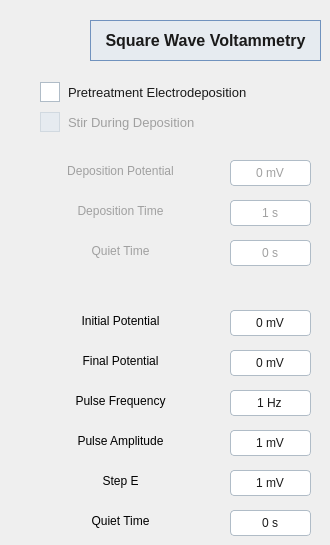
    <widget class="QWidget" name="page1_SWV">
     <widget class="QLabel" name="label">
      <property name="geometry">
       <rect>
        <x>40</x>
        <y>310</y>
        <width>161</width>
        <height>21</height>
       </rect>
      </property>
      <property name="text">
       <string>Initial Potential</string>
      </property>
      <property name="alignment">
       <set>Qt::AlignmentFlag::AlignCenter</set>
      </property>
     </widget>
     <widget class="QLabel" name="label_2">
      <property name="geometry">
       <rect>
        <x>40</x>
        <y>350</y>
        <width>161</width>
        <height>21</height>
       </rect>
      </property>
      <property name="text">
       <string>Final Potential</string>
      </property>
      <property name="alignment">
       <set>Qt::AlignmentFlag::AlignCenter</set>
      </property>
     </widget>
     <widget class="QLabel" name="label_3">
      <property name="geometry">
       <rect>
        <x>40</x>
        <y>390</y>
        <width>161</width>
        <height>21</height>
       </rect>
      </property>
      <property name="text">
       <string>Pulse Frequency</string>
      </property>
      <property name="alignment">
       <set>Qt::AlignmentFlag::AlignCenter</set>
      </property>
     </widget>
     <widget class="QLabel" name="label_4">
      <property name="geometry">
       <rect>
        <x>40</x>
        <y>430</y>
        <width>161</width>
        <height>21</height>
       </rect>
      </property>
      <property name="text">
       <string>Pulse Amplitude</string>
      </property>
      <property name="alignment">
       <set>Qt::AlignmentFlag::AlignCenter</set>
      </property>
     </widget>
     <widget class="QLabel" name="label_5">
      <property name="geometry">
       <rect>
        <x>40</x>
        <y>470</y>
        <width>161</width>
        <height>21</height>
       </rect>
      </property>
      <property name="text">
       <string>Step E</string>
      </property>
      <property name="alignment">
       <set>Qt::AlignmentFlag::AlignCenter</set>
      </property>
     </widget>
     <widget class="QLabel" name="label_6">
      <property name="geometry">
       <rect>
        <x>40</x>
        <y>510</y>
        <width>161</width>
        <height>21</height>
       </rect>
      </property>
      <property name="text">
       <string>Quiet Time</string>
      </property>
      <property name="alignment">
       <set>Qt::AlignmentFlag::AlignCenter</set>
      </property>
     </widget>
     <widget class="QCheckBox" name="precond_on_off">
      <property name="geometry">
       <rect>
        <x>40</x>
        <y>80</y>
        <width>221</width>
        <height>24</height>
       </rect>
      </property>
      <property name="styleSheet">
       <string notr="true">QCheckBox {
    spacing: 8px;              /* Espacio entre el cuadro y el texto */
    color: #1A1A1A;            /* Texto casi negro */
    font-family: &quot;Segoe UI&quot;;
    font-size: 13px;
}

/* El cuadro del checkbox */
QCheckBox::indicator {
    width: 18px;
    height: 18px;
    border: 1px solid #B0BCC7; /* Borde recto igual que tus botones y barras */
    border-radius: 0px;        /* Bordes totalmente rectos para el look industrial */
    background-color: #FFFFFF; /* Fondo blanco */
}

/* Cuando el mouse pasa por encima */
QCheckBox::indicator:hover {
    border: 1px solid #7092BE; /* Resaltado azul acero */
    background-color: #F0F4F9; /* Fondo azul glaciar muy tenue */
}

/* Cuando está marcado (Checked) */
QCheckBox::indicator:checked {
    background-color: #7092BE; /* Fondo azul acero sólido */
    border: 1px solid #5A769A;
    /* Aquí podrías añadir una imagen de una tilde blanca si la tienes, 
       si no, el cambio de color sólido ya indica que está activo */
}

/* Cuando está deshabilitado */
QCheckBox:disabled {
    color: #A0A0A0;
}

QCheckBox::indicator:disabled {
    background-color: #E6EBF0;
    border: 1px solid #D1D9E0;
}</string>
      </property>
      <property name="text">
       <string>Pretreatment Electrodeposition</string>
      </property>
     </widget>
     <widget class="QLabel" name="label_13">
      <property name="enabled">
       <bool>false</bool>
      </property>
      <property name="geometry">
       <rect>
        <x>40</x>
        <y>160</y>
        <width>161</width>
        <height>21</height>
       </rect>
      </property>
      <property name="styleSheet">
       <string notr="true">/* Cuando está deshabilitado */
QLabel:disabled {
    color: #A0A0A0;
}
</string>
      </property>
      <property name="text">
       <string>Deposition Potential</string>
      </property>
      <property name="alignment">
       <set>Qt::AlignmentFlag::AlignCenter</set>
      </property>
     </widget>
     <widget class="QLabel" name="label_21">
      <property name="enabled">
       <bool>false</bool>
      </property>
      <property name="geometry">
       <rect>
        <x>40</x>
        <y>200</y>
        <width>161</width>
        <height>21</height>
       </rect>
      </property>
      <property name="styleSheet">
       <string notr="true">/* Cuando está deshabilitado */
QLabel:disabled {
    color: #A0A0A0;
}
</string>
      </property>
      <property name="text">
       <string>Deposition Time</string>
      </property>
      <property name="alignment">
       <set>Qt::AlignmentFlag::AlignCenter</set>
      </property>
     </widget>
     <widget class="QLabel" name="label_22">
      <property name="enabled">
       <bool>false</bool>
      </property>
      <property name="geometry">
       <rect>
        <x>40</x>
        <y>240</y>
        <width>161</width>
        <height>21</height>
       </rect>
      </property>
      <property name="styleSheet">
       <string notr="true">/* Cuando está deshabilitado */
QLabel:disabled {
    color: #A0A0A0;
}
</string>
      </property>
      <property name="text">
       <string>Quiet Time</string>
      </property>
      <property name="alignment">
       <set>Qt::AlignmentFlag::AlignCenter</set>
      </property>
     </widget>
     <widget class="QCheckBox" name="stir_on_off">
      <property name="enabled">
       <bool>false</bool>
      </property>
      <property name="geometry">
       <rect>
        <x>40</x>
        <y>110</y>
        <width>221</width>
        <height>24</height>
       </rect>
      </property>
      <property name="styleSheet">
       <string notr="true">QCheckBox {
    spacing: 8px;              /* Espacio entre el cuadro y el texto */
    color: #1A1A1A;            /* Texto casi negro */
    font-family: &quot;Segoe UI&quot;;
    font-size: 13px;
}

/* El cuadro del checkbox */
QCheckBox::indicator {
    width: 18px;
    height: 18px;
    border: 1px solid #B0BCC7; /* Borde recto igual que tus botones y barras */
    border-radius: 0px;        /* Bordes totalmente rectos para el look industrial */
    background-color: #FFFFFF; /* Fondo blanco */
}

/* Cuando el mouse pasa por encima */
QCheckBox::indicator:hover {
    border: 1px solid #7092BE; /* Resaltado azul acero */
    background-color: #F0F4F9; /* Fondo azul glaciar muy tenue */
}

/* Cuando está marcado (Checked) */
QCheckBox::indicator:checked {
    background-color: #7092BE; /* Fondo azul acero sólido */
    border: 1px solid #5A769A;
    /* Aquí podrías añadir una imagen de una tilde blanca si la tienes, 
       si no, el cambio de color sólido ya indica que está activo */
}

/* Cuando está deshabilitado */
QCheckBox:disabled {
    color: #A0A0A0;
}

QCheckBox::indicator:disabled {
    background-color: #E6EBF0;
    border: 1px solid #D1D9E0;
}</string>
      </property>
      <property name="text">
       <string>Stir During Deposition</string>
      </property>
     </widget>
     <widget class="QSpinBox" name="swv_pulse_amplitude">
      <property name="geometry">
       <rect>
        <x>230</x>
        <y>430</y>
        <width>81</width>
        <height>26</height>
       </rect>
      </property>
      <property name="focusPolicy">
       <enum>Qt::FocusPolicy::WheelFocus</enum>
      </property>
      <property name="styleSheet">
       <string notr="true">/* Estilo base del cuadro */
QSpinBox {
    background-color: #FFFFFF;
    border: 1px solid #B0BCC7;
    border-radius: 4px; /* Bordes rectos industriales */
    padding: 5px;
    color: #1A1A1A;
    font-family: &quot;Segoe UI&quot;;
    selection-background-color: #7092BE; /* Color de resaltado azul acero */
}

/* Ocultar las flechas de subir y bajar */
QSpinBox::up-button, QSpinBox::down-button {
    width: 0px;
    border: none;
    background: transparent;
}

/* Opcional: un borde más oscuro cuando el usuario hace clic para escribir */
QSpinBox:focus {
    border: 1px solid #7092BE;
}</string>
      </property>
      <property name="alignment">
       <set>Qt::AlignmentFlag::AlignCenter</set>
      </property>
      <property name="suffix">
       <string> mV</string>
      </property>
      <property name="minimum">
       <number>1</number>
      </property>
      <property name="maximum">
       <number>250</number>
      </property>
     </widget>
     <widget class="QSpinBox" name="swv_quiet_t">
      <property name="geometry">
       <rect>
        <x>230</x>
        <y>510</y>
        <width>81</width>
        <height>26</height>
       </rect>
      </property>
      <property name="focusPolicy">
       <enum>Qt::FocusPolicy::WheelFocus</enum>
      </property>
      <property name="styleSheet">
       <string notr="true">/* Estilo base del cuadro */
QSpinBox {
    background-color: #FFFFFF;
    border: 1px solid #B0BCC7;
    border-radius: 4px; /* Bordes rectos industriales */
    padding: 5px;
    color: #1A1A1A;
    font-family: &quot;Segoe UI&quot;;
    selection-background-color: #7092BE; /* Color de resaltado azul acero */
}

/* Ocultar las flechas de subir y bajar */
QSpinBox::up-button, QSpinBox::down-button {
    width: 0px;
    border: none;
    background: transparent;
}

/* Opcional: un borde más oscuro cuando el usuario hace clic para escribir */
QSpinBox:focus {
    border: 1px solid #7092BE;
}</string>
      </property>
      <property name="alignment">
       <set>Qt::AlignmentFlag::AlignCenter</set>
      </property>
      <property name="suffix">
       <string> s</string>
      </property>
      <property name="minimum">
       <number>0</number>
      </property>
      <property name="maximum">
       <number>1000</number>
      </property>
     </widget>
     <widget class="QSpinBox" name="swv_step_pot">
      <property name="geometry">
       <rect>
        <x>230</x>
        <y>470</y>
        <width>81</width>
        <height>26</height>
       </rect>
      </property>
      <property name="focusPolicy">
       <enum>Qt::FocusPolicy::WheelFocus</enum>
      </property>
      <property name="styleSheet">
       <string notr="true">/* Estilo base del cuadro */
QSpinBox {
    background-color: #FFFFFF;
    border: 1px solid #B0BCC7;
    border-radius: 4px; /* Bordes rectos industriales */
    padding: 5px;
    color: #1A1A1A;
    font-family: &quot;Segoe UI&quot;;
    selection-background-color: #7092BE; /* Color de resaltado azul acero */
}

/* Ocultar las flechas de subir y bajar */
QSpinBox::up-button, QSpinBox::down-button {
    width: 0px;
    border: none;
    background: transparent;
}

/* Opcional: un borde más oscuro cuando el usuario hace clic para escribir */
QSpinBox:focus {
    border: 1px solid #7092BE;
}</string>
      </property>
      <property name="alignment">
       <set>Qt::AlignmentFlag::AlignCenter</set>
      </property>
      <property name="suffix">
       <string> mV</string>
      </property>
      <property name="minimum">
       <number>1</number>
      </property>
      <property name="maximum">
       <number>50</number>
      </property>
     </widget>
     <widget class="QSpinBox" name="swv_final_pot">
      <property name="geometry">
       <rect>
        <x>230</x>
        <y>350</y>
        <width>81</width>
        <height>26</height>
       </rect>
      </property>
      <property name="focusPolicy">
       <enum>Qt::FocusPolicy::WheelFocus</enum>
      </property>
      <property name="styleSheet">
       <string notr="true">/* Estilo base del cuadro */
QSpinBox {
    background-color: #FFFFFF;
    border: 1px solid #B0BCC7;
    border-radius: 4px; /* Bordes rectos industriales */
    padding: 5px;
    color: #1A1A1A;
    font-family: &quot;Segoe UI&quot;;
    selection-background-color: #7092BE; /* Color de resaltado azul acero */
}

/* Ocultar las flechas de subir y bajar */
QSpinBox::up-button, QSpinBox::down-button {
    width: 0px;
    border: none;
    background: transparent;
}

/* Opcional: un borde más oscuro cuando el usuario hace clic para escribir */
QSpinBox:focus {
    border: 1px solid #7092BE;
}</string>
      </property>
      <property name="alignment">
       <set>Qt::AlignmentFlag::AlignCenter</set>
      </property>
      <property name="suffix">
       <string> mV</string>
      </property>
      <property name="minimum">
       <number>-2500</number>
      </property>
      <property name="maximum">
       <number>2500</number>
      </property>
     </widget>
     <widget class="QSpinBox" name="swv_pulse_freq">
      <property name="geometry">
       <rect>
        <x>230</x>
        <y>390</y>
        <width>81</width>
        <height>26</height>
       </rect>
      </property>
      <property name="focusPolicy">
       <enum>Qt::FocusPolicy::WheelFocus</enum>
      </property>
      <property name="styleSheet">
       <string notr="true">/* Estilo base del cuadro */
QSpinBox {
    background-color: #FFFFFF;
    border: 1px solid #B0BCC7;
    border-radius: 4px; /* Bordes rectos industriales */
    padding: 5px;
    color: #1A1A1A;
    font-family: &quot;Segoe UI&quot;;
    selection-background-color: #7092BE; /* Color de resaltado azul acero */
}

/* Ocultar las flechas de subir y bajar */
QSpinBox::up-button, QSpinBox::down-button {
    width: 0px;
    border: none;
    background: transparent;
}

/* Opcional: un borde más oscuro cuando el usuario hace clic para escribir */
QSpinBox:focus {
    border: 1px solid #7092BE;
}</string>
      </property>
      <property name="alignment">
       <set>Qt::AlignmentFlag::AlignCenter</set>
      </property>
      <property name="suffix">
       <string> Hz</string>
      </property>
      <property name="minimum">
       <number>1</number>
      </property>
      <property name="maximum">
       <number>1500</number>
      </property>
     </widget>
     <widget class="QSpinBox" name="swv_initial_pot">
      <property name="geometry">
       <rect>
        <x>230</x>
        <y>310</y>
        <width>81</width>
        <height>26</height>
       </rect>
      </property>
      <property name="focusPolicy">
       <enum>Qt::FocusPolicy::WheelFocus</enum>
      </property>
      <property name="styleSheet">
       <string notr="true">/* Estilo base del cuadro */
QSpinBox {
    background-color: #FFFFFF;
    border: 1px solid #B0BCC7;
    border-radius: 4px; /* Bordes rectos industriales */
    padding: 5px;
    color: #1A1A1A;
    font-family: &quot;Segoe UI&quot;;
    selection-background-color: #7092BE; /* Color de resaltado azul acero */
}

/* Ocultar las flechas de subir y bajar */
QSpinBox::up-button, QSpinBox::down-button {
    width: 0px;
    border: none;
    background: transparent;
}

/* Opcional: un borde más oscuro cuando el usuario hace clic para escribir */
QSpinBox:focus {
    border: 1px solid #7092BE;
}</string>
      </property>
      <property name="alignment">
       <set>Qt::AlignmentFlag::AlignCenter</set>
      </property>
      <property name="suffix">
       <string> mV</string>
      </property>
      <property name="minimum">
       <number>-2500</number>
      </property>
      <property name="maximum">
       <number>2500</number>
      </property>
     </widget>
     <widget class="QSpinBox" name="deposition_pot">
      <property name="enabled">
       <bool>false</bool>
      </property>
      <property name="geometry">
       <rect>
        <x>230</x>
        <y>160</y>
        <width>81</width>
        <height>26</height>
       </rect>
      </property>
      <property name="focusPolicy">
       <enum>Qt::FocusPolicy::WheelFocus</enum>
      </property>
      <property name="styleSheet">
       <string notr="true">/* Estilo base del cuadro */
QSpinBox {
    background-color: #FFFFFF;
    border: 1px solid #B0BCC7;
    border-radius: 4px; /* Bordes rectos industriales */
    padding: 5px;
    color: #1A1A1A;
    font-family: &quot;Segoe UI&quot;;
    selection-background-color: #7092BE; /* Color de resaltado azul acero */
}

/* Ocultar las flechas de subir y bajar */
QSpinBox::up-button, QSpinBox::down-button {
    width: 0px;
    border: none;
    background: transparent;
}

/* Opcional: un borde más oscuro cuando el usuario hace clic para escribir */
QSpinBox:focus {
    border: 1px solid #7092BE;
}

/* Cuando está deshabilitado */
QSpinBox:disabled {
    color: #A0A0A0;
}
</string>
      </property>
      <property name="alignment">
       <set>Qt::AlignmentFlag::AlignCenter</set>
      </property>
      <property name="suffix">
       <string> mV</string>
      </property>
      <property name="minimum">
       <number>-2500</number>
      </property>
      <property name="maximum">
       <number>2500</number>
      </property>
     </widget>
     <widget class="QSpinBox" name="deposition_time">
      <property name="enabled">
       <bool>false</bool>
      </property>
      <property name="geometry">
       <rect>
        <x>230</x>
        <y>200</y>
        <width>81</width>
        <height>26</height>
       </rect>
      </property>
      <property name="focusPolicy">
       <enum>Qt::FocusPolicy::WheelFocus</enum>
      </property>
      <property name="styleSheet">
       <string notr="true">/* Estilo base del cuadro */
QSpinBox {
    background-color: #FFFFFF;
    border: 1px solid #B0BCC7;
    border-radius: 4px; /* Bordes rectos industriales */
    padding: 5px;
    color: #1A1A1A;
    font-family: &quot;Segoe UI&quot;;
    selection-background-color: #7092BE; /* Color de resaltado azul acero */
}

/* Ocultar las flechas de subir y bajar */
QSpinBox::up-button, QSpinBox::down-button {
    width: 0px;
    border: none;
    background: transparent;
}

/* Opcional: un borde más oscuro cuando el usuario hace clic para escribir */
QSpinBox:focus {
    border: 1px solid #7092BE;
}

/* Cuando está deshabilitado */
QSpinBox:disabled {
    color: #A0A0A0;
}</string>
      </property>
      <property name="alignment">
       <set>Qt::AlignmentFlag::AlignCenter</set>
      </property>
      <property name="suffix">
       <string> s</string>
      </property>
      <property name="minimum">
       <number>1</number>
      </property>
      <property name="maximum">
       <number>1000</number>
      </property>
     </widget>
     <widget class="QSpinBox" name="precond_quiet_t">
      <property name="enabled">
       <bool>false</bool>
      </property>
      <property name="geometry">
       <rect>
        <x>230</x>
        <y>240</y>
        <width>81</width>
        <height>26</height>
       </rect>
      </property>
      <property name="focusPolicy">
       <enum>Qt::FocusPolicy::WheelFocus</enum>
      </property>
      <property name="styleSheet">
       <string notr="true">/* Estilo base del cuadro */
QSpinBox {
    background-color: #FFFFFF;
    border: 1px solid #B0BCC7;
    border-radius: 4px; /* Bordes rectos industriales */
    padding: 5px;
    color: #1A1A1A;
    font-family: &quot;Segoe UI&quot;;
    selection-background-color: #7092BE; /* Color de resaltado azul acero */
}

/* Ocultar las flechas de subir y bajar */
QSpinBox::up-button, QSpinBox::down-button {
    width: 0px;
    border: none;
    background: transparent;
}

/* Opcional: un borde más oscuro cuando el usuario hace clic para escribir */
QSpinBox:focus {
    border: 1px solid #7092BE;
}

/* Cuando está deshabilitado */
QSpinBox:disabled {
    color: #A0A0A0;
}</string>
      </property>
      <property name="alignment">
       <set>Qt::AlignmentFlag::AlignCenter</set>
      </property>
      <property name="suffix">
       <string> s</string>
      </property>
      <property name="minimum">
       <number>0</number>
      </property>
      <property name="maximum">
       <number>1000</number>
      </property>
     </widget>
     <widget class="QLabel" name="label_7">
      <property name="geometry">
       <rect>
        <x>90</x>
        <y>20</y>
        <width>231</width>
        <height>41</height>
       </rect>
      </property>
      <property name="styleSheet">
       <string notr="true">QLabel {
    /* Fondo azul acero muy suave para destacar sin cansar la vista */
    background-color: #E6EBF0; 
    
    /* Borde sólido y recto para coincidir con tus QLineEdit y Botones */
    border: 1px solid #7092BE; 
    border-radius: 0px; 
    
    /* Texto */
    color: #1A1A1A;                /* Negro carbón para legibilidad */
    font-family: &quot;Segoe UI&quot;;       /* Tipografía Windows 11 */
    font-weight: bold;             /* Para que resalte como encabezado */
    font-size: 16px;               /* Un poco más grande que los parámetros */
    
    /* Espaciado interno */
    padding: 5px;
}</string>
      </property>
      <property name="frameShape">
       <enum>QFrame::Shape::Box</enum>
      </property>
      <property name="lineWidth">
       <number>2</number>
      </property>
      <property name="text">
       <string>Square Wave Voltammetry</string>
      </property>
      <property name="alignment">
       <set>Qt::AlignmentFlag::AlignCenter</set>
      </property>
     </widget>
    </widget>
